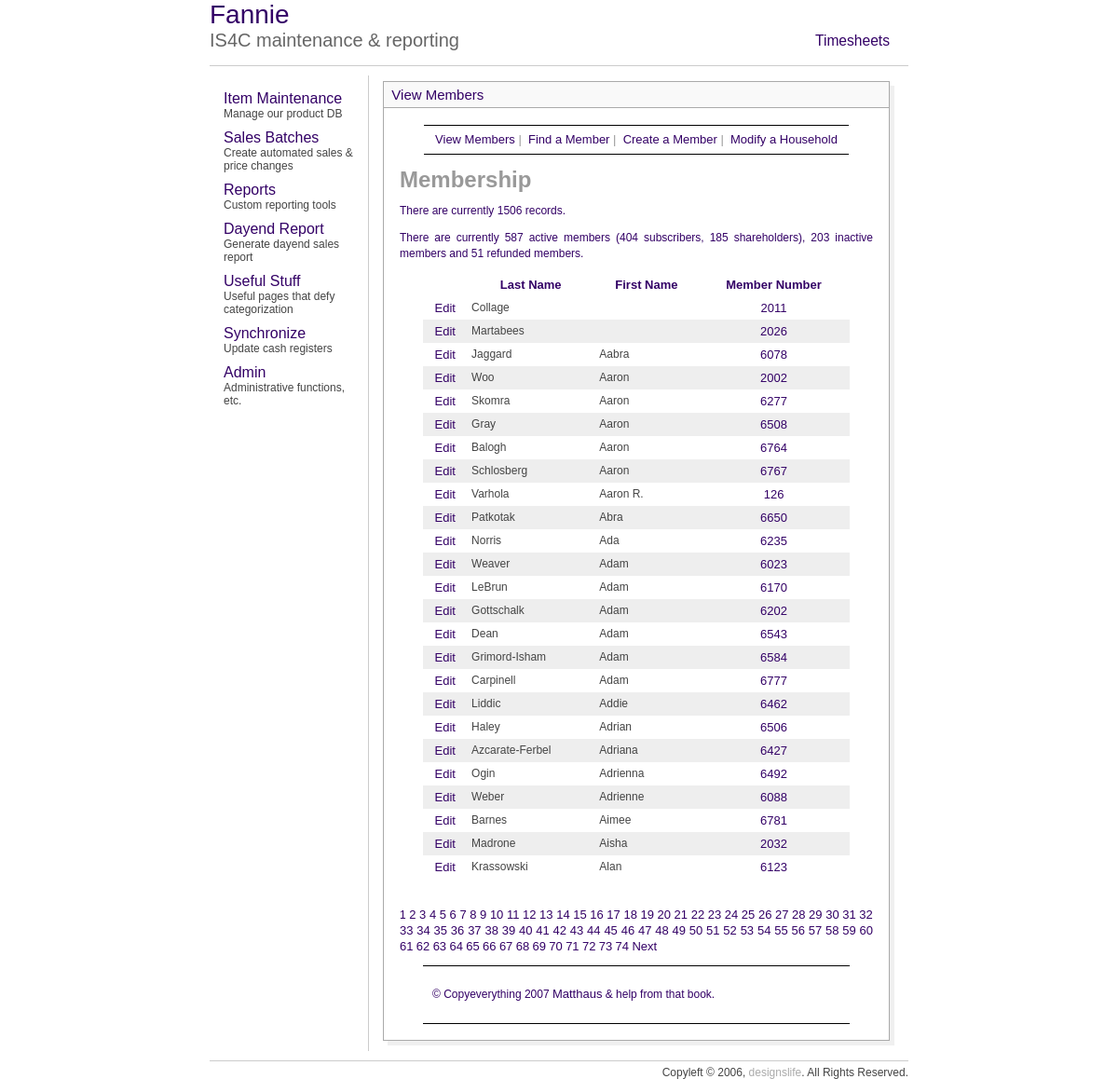
/mem/view_members.php?sort=fna&s=0&np=74, run on an earlier commit of the app's database.
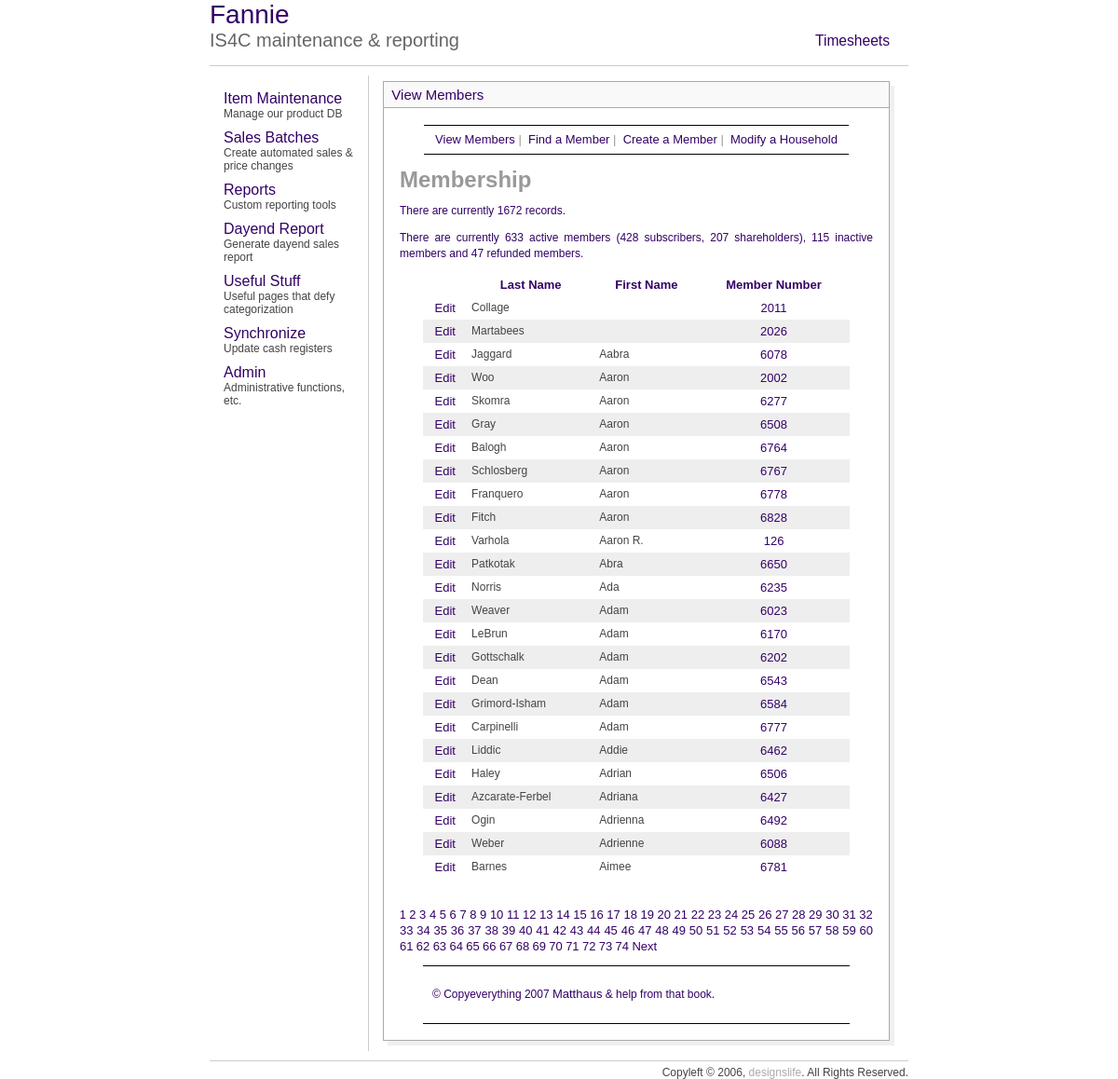
And on a later commit of the database.
### tables this page shows
CREATE TABLE `custdata` (
  `CardNo` int(8) default NULL,
  `personNum` tinyint(4) NOT NULL default '1',
  `LastName` varchar(30) default NULL,
  `FirstName` varchar(30) default NULL,
  `CashBack` double NOT NULL default '60',
  `Balance` double NOT NULL default '0',
  `Discount` smallint(6) default NULL,
  `MemDiscountLimit` double NOT NULL default '0',
  `ChargeOk` tinyint(4) NOT NULL default '1',
  `WriteChecks` tinyint(4) NOT NULL default '1',
  `StoreCoupons` tinyint(4) NOT NULL default '1',
  `Type` varchar(10) NOT NULL default 'pc',
  `memType` tinyint(4) default NULL,
  `staff` tinyint(4) NOT NULL default '0',
  `SSI` double NOT NULL default '0',
  `Purchases` double NOT NULL default '0',
  `NumberOfChecks` smallint(6) NOT NULL default '0',
  `memCoupons` int(11) NOT NULL default '1',
  `blueLine` varchar(50) default NULL,
  `Shown` tinyint(4) NOT NULL default '1',
  `id` int(11) NOT NULL auto_increment,
  `modified` datetime NOT NULL,
  `phone` bigint(10) unsigned zerofill default NULL,
  `CouponOK` tinyint(1) default '0',
  PRIMARY KEY  (`id`),
  KEY `LastName` (`LastName`),
  KEY `CardNo_2` (`CardNo`,`memType`,`staff`,`id`,`personNum`)
);

### mem/view_members.php (the view, shortened to what this page needs)
<?php
echo'<h1 id="mainhead">Membership</h1>';
require_once ('../includes/mysqli_connect.php');
mysqli_select_db($db_slave, 'is4c_op');
$display = 25;
$query = "SELECT COUNT(id) FROM custdata ORDER BY cardno ASC";
$result = mysqli_query($db_slave, $query);
$row = mysqli_fetch_array($result, MYSQLI_NUM);
$num_records = $row[0];
$activeQ = "SELECT * FROM custdata WHERE memType in (1,2) AND cardno <> 3000 GROUP BY cardno";
$subscribersQ = "SELECT * FROM custdata WHERE memType = 2 AND cardno <> 3000 GROUP BY cardno";
$shareholdersQ = "SELECT * FROM custdata WHERE memType = 1 AND cardno <> 3000 GROUP BY cardno";
$inactiveQ = "SELECT * FROM custdata WHERE memType = 5 AND cardno <> 3000 GROUP BY cardno";
$refundQ = "SELECT * FROM custdata WHERE memType = 4 AND cardno <> 3000 GROUP BY cardno";
$activeR = mysqli_query($db_slave, $activeQ);
$inactiveR = mysqli_query($db_slave, $inactiveQ);
$refundR = mysqli_query($db_slave, $refundQ);
$subscribersR = mysqli_query($db_slave, $subscribersQ);
$shareholdersR = mysqli_query($db_slave, $shareholdersQ);
$subscribers = mysqli_num_rows($subscribersR);
$shareholders = mysqli_num_rows($shareholdersR);
$active = mysqli_num_rows($activeR);
$inactive = mysqli_num_rows($inactiveR);
$refund = mysqli_num_rows($refundR);
if (isset($_GET['np'])) {
	$num_pages = $_GET['np'];
} else {
	if ($num_records > $display) {
		$num_pages = ceil ($num_records/$display);
	} else {
		$num_pages = 1;
	}
}
if (isset($_GET['s'])) {
	$start = $_GET['s'];
} else {
	$start = 0;
}
$link1 = "{$_SERVER['PHP_SELF']}?sort=lna";
$link2 = "{$_SERVER['PHP_SELF']}?sort=fna";
$link3 = "{$_SERVER['PHP_SELF']}?sort=cna";
if (isset($_GET['sort'])) {
	switch ($_GET['sort']) {
		case 'fna':
		$order_by = 'FirstName ASC';
		$link2 = "{$_SERVER['PHP_SELF']}?sort=fnd";
		break;
	}
	$sort = $_GET['sort'];
} else {
	$order_by = 'CardNo DESC';
	$sort = 'cnd';
}
$query = "SELECT LastName, FirstName, CardNo, id FROM custdata WHERE CardNo != 9999 AND CardNo != 99999 ORDER BY $order_by LIMIT $start, $display";
$result = mysqli_query($db_slave, $query);
echo "<p>There are currently $num_records records.</p>\n";
echo "<p>There are currently $active active members ($subscribers subscribers, $shareholders shareholders), $inactive inactive members and $refund refunded members.</p>\n";
echo '<table align="center" width="90%" cellspacing="0" cellpadding="5">
<tr>
<td align="center"><b></b></td>
<td align="center"><b><a href="' . $link1 . '&s=' . $start . '&np=' . $num_pages . '">Last Name</a></b></td>
<td align="center"><b><a href="' . $link2 . '&s=' . $start . '&np=' . $num_pages . '">First Name</a></b></td>
<td align="center"><b><a href="' . $link3 . '&s=' . $start . '&np=' . $num_pages . '">Member Number</a></b></td>
</tr>';
$bg = '#eeeeee';
while ($row = mysqli_fetch_array ($result, MYSQLI_ASSOC)) {
	$bg = ($bg=='#eeeeee' ? '#ffffff' : '#eeeeee');
	echo '<tr bgcolor="' . $bg . '">
	<td align="center"><a href="edit_member.php?id=' . $row['id'] . '">Edit</a></td>
	<td align="left">' . $row['LastName'] . '</td>
	<td align="left">' . $row['FirstName'] . '</td>
	<td align="center"><a href="modify_household.php?cardno=' . $row['CardNo'] . '">' . $row['CardNo'] . ' </a></td>
	</tr>';
}
echo '</table>';
if ($num_pages > 1) {
	echo '<br /><p>';
	$current_page = ($start/$display) + 1;
	for ($i = 1; $i <= $num_pages; $i++) {
		if ($i != $current_page) {
		echo '<a href="view_members.php?s=' . ($display * ($i - 1)) . '&np=' . $num_pages . '&sort=' . $sort . '">' . $i . '</a> ';
		} else {
			echo $i . ' ';
		}
	}
	if ($current_page != $num_pages) {
		echo '<a href="view_members.php?s=' . ($start + $display) . '&np=' . $num_pages . '&sort=' . $sort . '">Next</a> ';
	}
	echo '</p>';
}
?>

### includes/style.css (style rules this page uses)
p { font: "Arial,Lucida"; color:330066; font-size: 1em; line-height: 1.4em; }
body { font-family:arial; font-size:12px; cursor:default; color:AAAAAA; }
td { font-family:arial; font-size:12px; cursor:default; color:444444; }
a { color:330066; text-decoration:none; font-size:13px }

### mem/includes/layout.css (style rules this page uses)
body { font: 12px "Lucida Sans Unicode", Verdana, sans-serif; color: #333333; background: #FFF; margin: 0; padding: 0; }
#wrapper { margin: 0 auto; }
#content { margin: 0 25px 0 25px; padding: 1px; }
div#navbar1 { height: 30px; width: 100%; border-top: solid #000 1px; border-bottom: solid #000 1px; font-family: Arial, Helvetica, sans-serif; font-size: small; text-align: center; padding: 0px; margin: 0px; white-space: nowrap; line-height: 30px; }
#footer { border-bottom: 1px solid #000; border-top: 1px solid #000; margin: 0 25px 0 25px; padding: 10px; }

What changed in the data, as far as the page shows it:
no longer on this page (row unchanged): custdata: LastName "Madrone", FirstName "Aisha", CardNo "2032"
no longer on this page (row unchanged): custdata: LastName "Krassowski", FirstName "Alan", CardNo "6123"
added custdata: LastName "Franquero", FirstName "Aaron", CardNo "6778"
added custdata: LastName "Fitch", FirstName "Aaron", CardNo "6828"
changed custdata: LastName "Carpinell" → "Carpinelli"
Also different on the page:
$num_records: "1506" → "1672"
$active: "587" → "633"
$subscribers: "404" → "428"
$shareholders: "185" → "207"
$inactive: "203" → "115"
$refund: "51" → "47"
